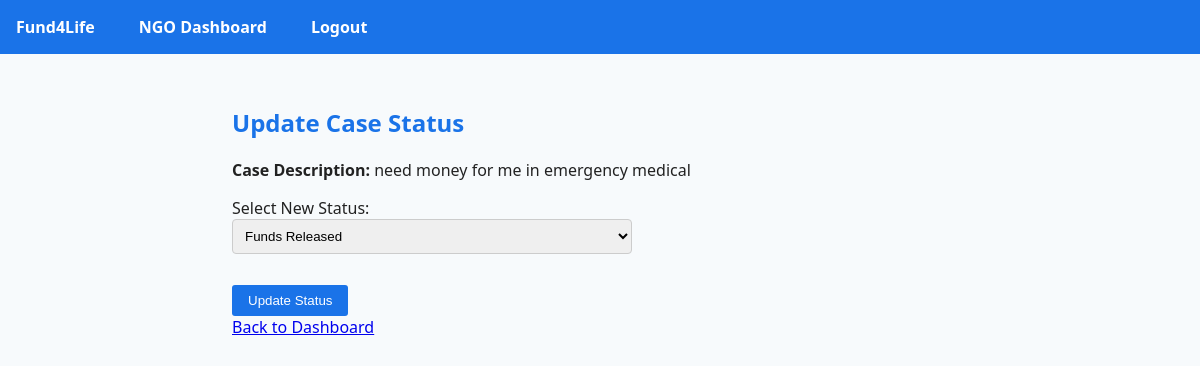
/ngo/update-case-status/2 (signed in), run on the app's committed database.
### models/emergency_case.py (models this page shows)
class EmergencyCase(db.Model):
    __tablename__ = 'emergency_case'
    id = db.Column(db.Integer, primary_key=True)
    donor_id = db.Column(db.Integer, db.ForeignKey('donor.id'), nullable=False)
    description = db.Column(db.String(500), nullable=False)
    amount_requested = db.Column(db.Float, nullable=False)
    status = db.Column(db.String(20), default='Pending')
    assigned_ngo = db.Column(db.Integer, db.ForeignKey('ngo.id'), nullable=True)
    assigned_volunteer = db.Column(db.Integer, db.ForeignKey('volunteer.id'), nullable=True)  # Add this field
    created_at = db.Column(db.DateTime, server_default=db.func.now())
    document_filename = db.Column(db.String(300), nullable=True)

### ngo.py (the view, shortened to what this page needs)
@ngo_bp.route('/update-case-status/<int:case_id>', methods=['GET', 'POST'])
def update_case_status(case_id):
    if 'ngo_id' not in session:
        flash("Please login first", "danger")
        return redirect(url_for('ngo.login'))
    case = EmergencyCase.query.get_or_404(case_id)
    return render_template('ngo/update_case_status.html', case=case)

### templates/ngo/update_case_status.html (shortened to what this page needs)
{% extends "base.html" %}
{% block content %}
<h2>Update Case Status</h2>
<p><strong>Case Description:</strong> {{ case.description }}</p>
<form method="POST">
    <label for="status">Select New Status:</label><br>
    <select name="status" required>
        <option value="Funds Released" {% if case.status == 'Funds Released' %}selected{% endif %}>Funds Released</option>
    </select><br><br>
    <button type="submit">Update Status</button>
</form>
<a href="{{ url_for('ngo.dashboard') }}">Back to Dashboard</a>
{% endblock %}

### static/css/styles.css (style rules this page uses)
body { font-family: 'Segoe UI', Tahoma, Geneva, Verdana, sans-serif; margin: 0; padding: 0; background: #f7fafc; color: #222; }
h1, h2, h3, h4 { color: #1a73e8; }
button { background: #1a73e8; color: #fff; border: none; padding: 0.6em 1.2em; cursor: pointer; border-radius: 3px; transition: background-color 0.3s ease; }
input, textarea, select { padding: 0.6em; margin-bottom: 0.7em; width: 100%; max-width: 400px; border: 1px solid #ccc; border-radius: 4px; box-sizing: border-box; }

### data on the page
EmergencyCase: description "need money for me in emergency medical", status "Funds Released"
